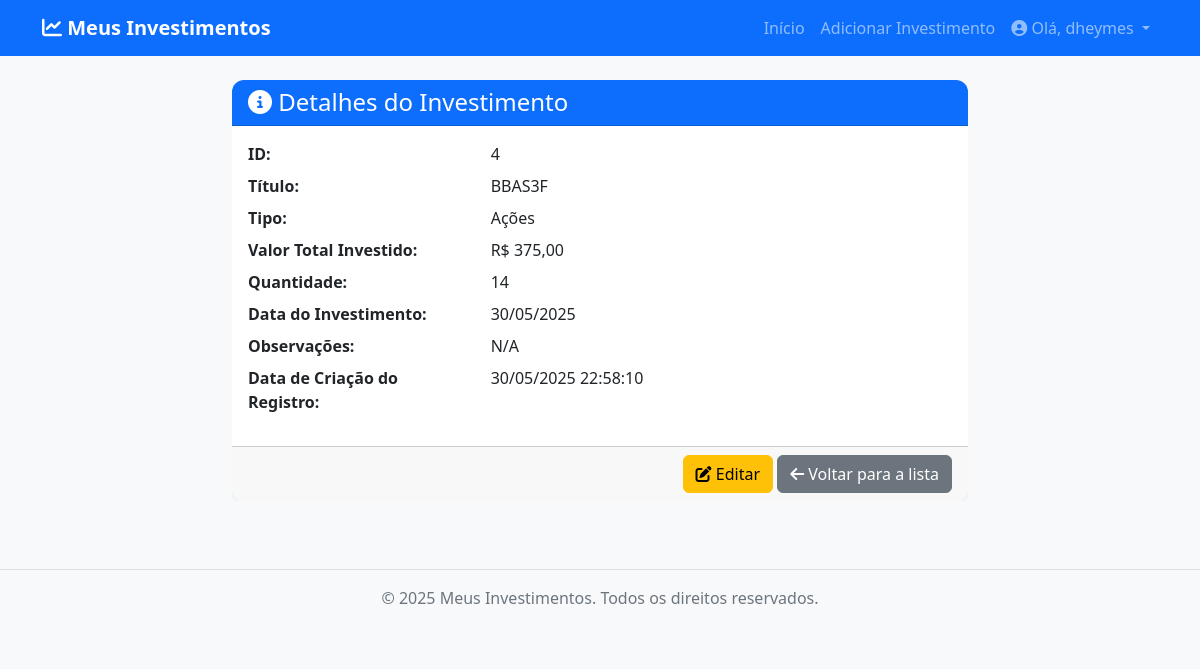
/detalhes.php?id=4 (signed in), run on the app's committed database.
### tables this page shows
CREATE TABLE `investimentos` (
  `id` int(11) NOT NULL,
  `user_id` int(11) NOT NULL,
  `titulo` varchar(255) NOT NULL,
  `tipo` varchar(100) NOT NULL,
  `valor` decimal(10,2) NOT NULL,
  `quantidade` int(11) NOT NULL DEFAULT 1,
  `data_investimento` date NOT NULL,
  `observacoes` text DEFAULT NULL,
  `data_criacao` timestamp NOT NULL DEFAULT current_timestamp()
);

### detalhes.php (the view, shortened to what this page needs)
<?php
include_once 'config/database.php';
include_once 'includes/header.php';
$investimento = null;
$user_id = $_SESSION['id'];
if (isset($_GET['id'])) {
    $id = intval($_GET['id']);
    $stmt = $conn->prepare("SELECT * FROM investimentos WHERE id = :id AND user_id = :user_id");
    $stmt->bindParam(':id', $id);
    $stmt->bindParam(':user_id', $user_id);
    $stmt->execute();
    $investimento = $stmt->fetch(PDO::FETCH_ASSOC);
} else {
    header("Location: index.php");
    exit();
}
?>
<div class="row">
    <div class="col-md-8 offset-md-2">
        <div class="card">
            <div class="card-header bg-primary text-white">
                <h4 class="mb-0"><i class="fas fa-info-circle"></i> Detalhes do Investimento</h4>
            </div>
            <div class="card-body">
                <?php if ($investimento): ?>
                <dl class="row">
                    <dt class="col-sm-4">ID:</dt>
                    <dd class="col-sm-8"><?php echo htmlspecialchars($investimento['id']); ?></dd>
                    <dt class="col-sm-4">Título:</dt>
                    <dd class="col-sm-8"><?php echo htmlspecialchars($investimento['titulo']); ?></dd>
                    <dt class="col-sm-4">Tipo:</dt>
                    <dd class="col-sm-8"><?php echo htmlspecialchars($investimento['tipo']); ?></dd>
                    <dt class="col-sm-4">Valor Total Investido:</dt>
                    <dd class="col-sm-8">R$ <?php echo number_format($investimento['valor'], 2, ',', '.'); ?></dd>
                    <dt class="col-sm-4">Quantidade:</dt>
                    <dd class="col-sm-8"><?php echo htmlspecialchars($investimento['quantidade']); ?></dd>
                    <dt class="col-sm-4">Data do Investimento:</dt>
                    <dd class="col-sm-8"><?php echo date('d/m/Y', strtotime($investimento['data_investimento'])); ?></dd>
                    <dt class="col-sm-4">Observações:</dt>
                    <dd class="col-sm-8"><?php echo !empty($investimento['observacoes']) ? nl2br(htmlspecialchars($investimento['observacoes'])) : 'Nenhuma'; ?></dd>
                    <dt class="col-sm-4">Data de Criação do Registro:</dt>
                    <dd class="col-sm-8"><?php echo date('d/m/Y H:i:s', strtotime($investimento['data_criacao'])); ?></dd>
                </dl>
                <?php else: ?>
                    <div class="alert alert-danger" role="alert">
                        Investimento não encontrado.
                    </div>
                <?php endif; ?>
            </div>
            <div class="card-footer text-end">
                <a href="editar.php?id=<?php echo $investimento['id']; ?>" class="btn btn-warning"><i class="fas fa-edit"></i> Editar</a>
                <a href="index.php" class="btn btn-secondary"><i class="fas fa-arrow-left"></i> Voltar para a lista</a>
            </div>
        </div>
    </div>
</div>
<?php include_once 'includes/footer.php'; ?>

### css/style.css (style rules this page uses)
body { background-color: #f8f9fa; }
.card { margin-bottom: 20px; border: none; border-radius: 0.75rem; }
.card-header { border-top-left-radius: 0.75rem !important; border-top-right-radius: 0.75rem !important; font-weight: bold; }

### data on the page
investimentos: id "4", titulo "BBAS3F", tipo "Ações", valor "375,00", quantidade "14", data_investimento "30/05/2025", observacoes "N/A", data_criacao "30/05/2025 22:58:10"

### other printed values
$_SESSION['username'] "dheymes"
